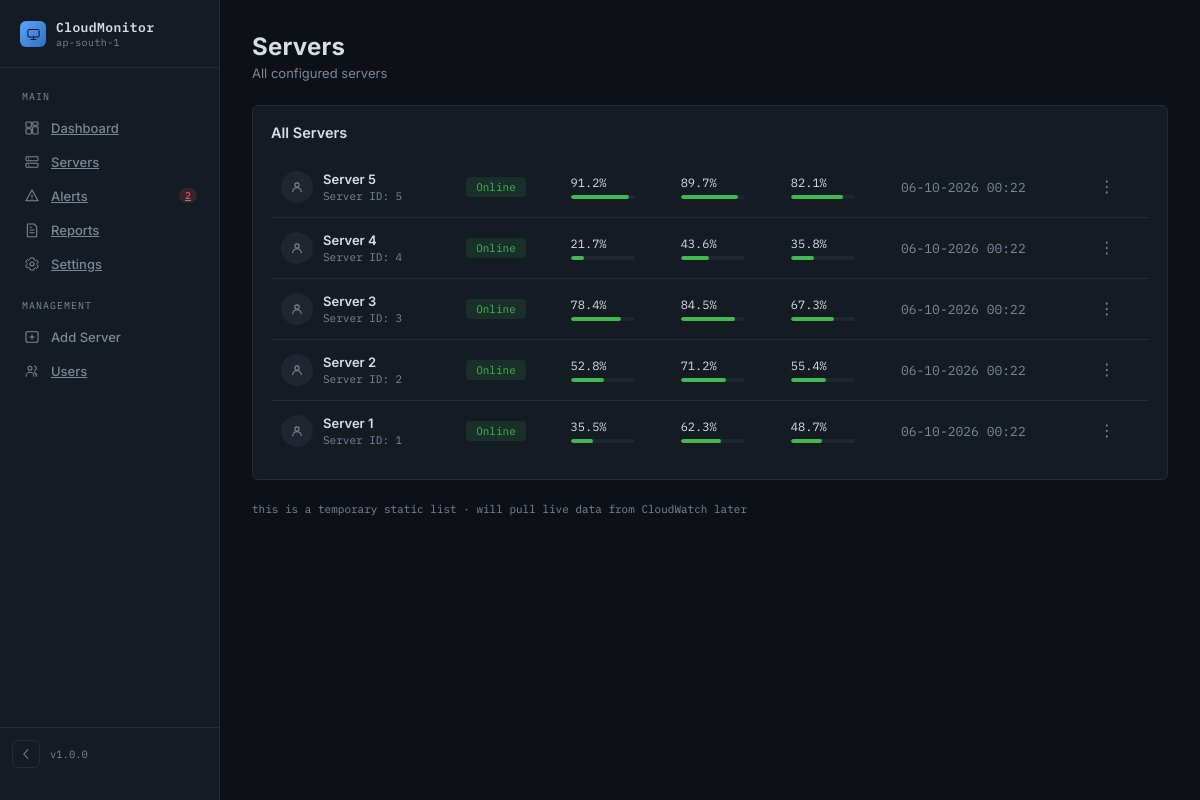
Screenshot of /servers/ with the database file from the repository.
### app/models.py (models this page shows, shortened)
class Metric(db.Model):
    __tablename__ = "metrics"
    id = db.Column(
        db.Integer,
        primary_key=True
    )
    server_id = db.Column(
        db.Integer,
        nullable=False
    )
    cpu_usage = db.Column(
        db.Float,
        nullable=False
    )
    memory_usage = db.Column(
        db.Float,
        nullable=False
    )
    disk_usage = db.Column(
        db.Float,
        nullable=False
    )
    network_sent = db.Column(
        db.Float,
        nullable=False
    )
    network_received = db.Column(
        db.Float,
        nullable=False
    )
    timestamp = db.Column(
        db.DateTime,
        default=datetime.utcnow
  )

### app/routes/servers.py (the view)
@servers_bp.route("/servers/")
def servers():
    metrics = Metric.query.order_by(
        Metric.timestamp.desc()
    ).all()
    return render_template(
        "servers.html",
        metrics=metrics
    )

### app/templates/servers.html (shortened to what this page needs)
{% extends "base.html" %}
{% block content %}
  <header>
    <div>
      <h1>Servers</h1>
      <p class="subtitle">All configured servers</p>
    </div>
  </header>
  <div class="card table-card">
    <div class="card-head">
      <h2>All Servers</h2>
    </div>
    <div class="table-scroll">
      <table class="server-table">
        <tbody>
{% for metric in metrics %}
<tr>
    <td>
        <div class="server-name-cell">
            <div class="avatar">
                <svg viewBox="0 0 24 24" fill="none"
                     xmlns="http://www.w3.org/2000/svg">
                    <circle cx="12" cy="9" r="3.2"
                            stroke="currentColor"
                            stroke-width="1.6"/>
                    <path d="M5.5 19c.6-3.4 3.4-5.8 6.5-5.8s5.9 2.4 6.5 5.8"
                          stroke="currentColor"
                          stroke-width="1.6"
                          stroke-linecap="round"/>
                </svg>
            </div>
            <div>
                <div class="sname">
                    Server {{ metric.server_id }}
                </div>
                <div class="sip">
                    Server ID: {{ metric.server_id }}
                </div>
            </div>
        </div>
    </td>
    <td>
        <span class="pill online">Online</span>
    </td>
    <td>
        <div class="cell-metric">
            <span class="val">
                {{ metric.cpu_usage }}%
            </span>
            <div class="bar">
                <div
                    class="bar-fill ok"
                    style="width: {{ metric.cpu_usage }}%;">
                </div>
            </div>
        </div>
    </td>
    <td>
        <div class="cell-metric">
            <span class="val">
                {{ metric.memory_usage }}%
            </span>
            <div class="bar">
                <div
                    class="bar-fill ok"
                    style="width: {{ metric.memory_usage }}%;">
                </div>
            </div>
        </div>
    </td>
    <td>
        <div class="cell-metric">
            <span class="val">
                {{ metric.disk_usage }}%
            </span>
            <div class="bar">
                <div
                    class="bar-fill ok"
                    style="width: {{ metric.disk_usage }}%;">
                </div>
            </div>
        </div>
    </td>
    <td class="uptime">
        {{ metric.timestamp.strftime("%d-%m-%Y %H:%M") }}
    </td>
    <td>
        <button
            class="dots-btn"
            data-toast="Server actions">
            &#8942;
        </button>
    </td>
</tr>
{% else %}
<tr>
    <td colspan="7" style="text-align: center;">
        No metric data available.
    </td>
</tr>
{% endfor %}
</tbody>
      </table>
    </div>
  </div>
  <footer>this is a temporary static list · will pull live data from CloudWatch later</footer>
{% endblock %}

### app/templates/base.html (shortened to what this page needs)
<!DOCTYPE html>
<html lang="en">
<head>
<link rel="stylesheet" href="{{ url_for('static', filename='style.css') }}">
</head>
<body>
<aside class="sidebar" id="sidebar">
  <div class="brand">
    <div class="brand-mark">
      <svg viewBox="0 0 24 24" fill="none" xmlns="http://www.w3.org/2000/svg">
        <rect x="3" y="4" width="18" height="12" rx="1.5" stroke="#0D1117" stroke-width="1.6"/>
        <path d="M8 20h8M12 16v4" stroke="#0D1117" stroke-width="1.6" stroke-linecap="round"/>
      </svg>
    </div>
    <div class="brand-text">CloudMonitor<span>ap-south-1</span></div>
  </div>
  <nav class="nav-section">
    <div class="nav-section-title">Main</div>
    <a href="{{ url_for('dashboard.dashboard') }}" class="nav-item {% if active_page == 'dashboard' %}active{% endif %}" data-view="dashboard">
      <span class="nav-label">Dashboard</span>
    </a>
       <a href="{{ url_for('servers.servers') }}" class="nav-item {% if active_page == 'servers' %}active{% endif %}" data-view="servers">
      <span class="nav-label">Servers</span>
    </a>
    <a href="{{ url_for('alerts.alerts') }}" class="nav-item {% if active_page == 'alerts' %}active{% endif %}" data-view="alerts">
      <svg viewBox="0 0 24 24" fill="none" xmlns="http://www.w3.org/2000/svg"><path d="M12 3l9 16H3L12 3z" stroke="currentColor" stroke-width="1.6" stroke-linejoin="round"/><path d="M12 10v4" stroke="currentColor" stroke-width="1.6" stroke-linecap="round"/><circle cx="12" cy="17" r="0.9" fill="currentColor"/></svg>
      <span class="nav-label">Alerts</span>
      <span class="badge">2</span>
    </a>
    <a href="{{ url_for('reports.reports') }}" class="nav-item {% if active_page == 'reports' %}active{% endif %}" data-view="reports">
      <svg viewBox="0 0 24 24" fill="none" xmlns="http://www.w3.org/2000/svg"><path d="M6 3h9l4 4v14a1 1 0 0 1-1 1H6a1 1 0 0 1-1-1V4a1 1 0 0 1 1-1z" stroke="currentColor" stroke-width="1.6" stroke-linejoin="round"/><path d="M9 12h6M9 16h6M9 8h2" stroke="currentColor" stroke-width="1.6" stroke-linecap="round"/></svg>
      <span class="nav-label">Reports</span>
    </a>
    <a href="{{ url_for('settings.settings') }}" class="nav-item {% if active_page == 'settings' %}active{% endif %}" data-view="settings">
      <span class="nav-label">Settings</span>
    </a>
  </nav>
  <nav class="nav-section">
    <div class="nav-section-title">Management</div>
    <div class="nav-item" data-view="add-server">
      <svg viewBox="0 0 24 24" fill="none" xmlns="http://www.w3.org/2000/svg"><rect x="3" y="4" width="18" height="16" rx="1.5" stroke="currentColor" stroke-width="1.6"/><path d="M12 9v6M9 12h6" stroke="currentColor" stroke-width="1.6" stroke-linecap="round"/></svg>
      <span class="nav-label">Add Server</span>
    </div>
    <a href="{{ url_for('users.users') }}" class="nav-item {% if active_page == 'users' %}active{% endif %}" data-view="users">
      <span class="nav-label">Users</span>
    </a>
  </nav>
  <div class="sidebar-spacer"></div>
  <div class="sidebar-foot">
    <button class="collapse-btn" id="collapseBtn" title="Collapse sidebar">
      <svg viewBox="0 0 24 24" fill="none" xmlns="http://www.w3.org/2000/svg"><path d="M15 5l-7 7 7 7" stroke="currentColor" stroke-width="1.8" stroke-linecap="round" stroke-linejoin="round"/></svg>
    </button>
    <div class="sidebar-foot-text">v1.0.0</div>
  </div>
</aside>
<main class="main">
{% block content %}{% endblock %}
</main>
</body>
</html>

### rows the page displays
Metric: server_id "5", cpu_usage "91.2", memory_usage "89.7", disk_usage "82.1", timestamp "06-10-2026 00:22"
Metric: server_id "4", cpu_usage "21.7", memory_usage "43.6", disk_usage "35.8", timestamp "06-10-2026 00:22"
Metric: server_id "3", cpu_usage "78.4", memory_usage "84.5", disk_usage "67.3", timestamp "06-10-2026 00:22"
Metric: server_id "2", cpu_usage "52.8", memory_usage "71.2", disk_usage "55.4", timestamp "06-10-2026 00:22"
Metric: server_id "1", cpu_usage "35.5", memory_usage "62.3", disk_usage "48.7", timestamp "06-10-2026 00:22"
